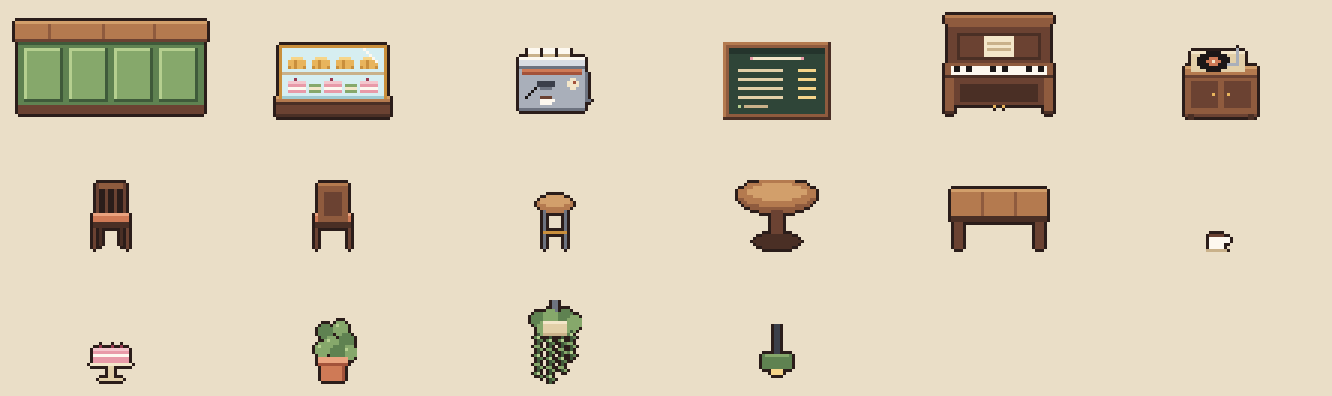
#> input picture art/preview/assets-sheet.png, 2664 x 792 px, given in place of pastry-counter.png, which was not available (shown at 1/2 size)
$ python unify_wood.py
#> lines starting #> are read from the running program, lines starting #| are printed output that depends on the picture; after the words box and inside, x2 and y2 are one past the last pixel; in counts of white or black regions, pixels touching at a corner belong together; pictures that were not available may be replaced by others from this repository, and a replacement may not be noted
"""Snap the wood in the sprites cut from the original onto the café's one wood (WOOD in
draw_room.py), so cut pieces match the drawn ones and the room.

A pixel counts as wood when it's a warm brown (red > green > blue, clearly warm) and not
bright: bright golds, glows and pastries are left alone. Each wood pixel takes the ramp
colour nearest its brightness.

    python3 art/unify_wood.py [name ...]
"""
import os
import sys

import numpy as np
from PIL import Image

from draw_room import WOOD

ART = os.path.dirname(os.path.abspath(__file__))
SPRITES = os.path.join(os.path.dirname(ART), "public", "cafe", "sprites")
CUT = ["pastry-counter",  "chalkboard-menu",
       "framed-picture-tall"]  # not the posters: their gold and browns are the art
RAMP = np.array([[int(v[i : i + 2], 16) for i in (1, 3, 5)] for v in WOOD])
RAMP_LUM = RAMP @ np.array([0.299, 0.587, 0.114])
EDGE = (36, 20, 13)  # the dark outline: keep it


def unify(name):
#> called with name = 'pastry-counter'
    path = os.path.join(SPRITES, f"{name}.png")
    a = np.asarray(Image.open(path).convert("RGBA")).copy()
#> a is the input picture: shape (792, 2664, 4); mean R, G, B, A 217.1, 204.6, 181.3, 255
    r, g, b = (a[..., i].astype(int) for i in range(3))
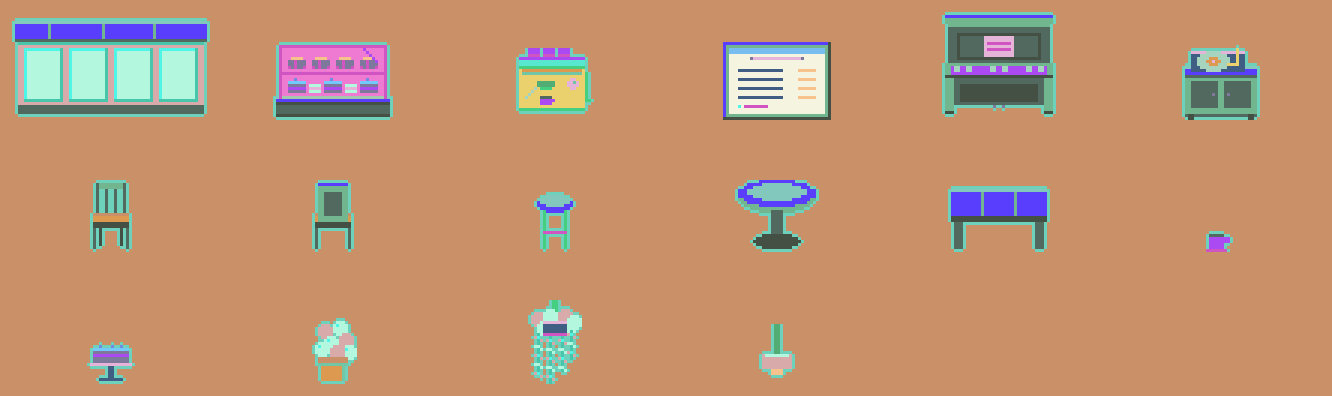
#> r: shape (792, 2664) int64 (shown at 1/2 size); 30 distinct labels, from 28 to 253; one colour per label, 0 black
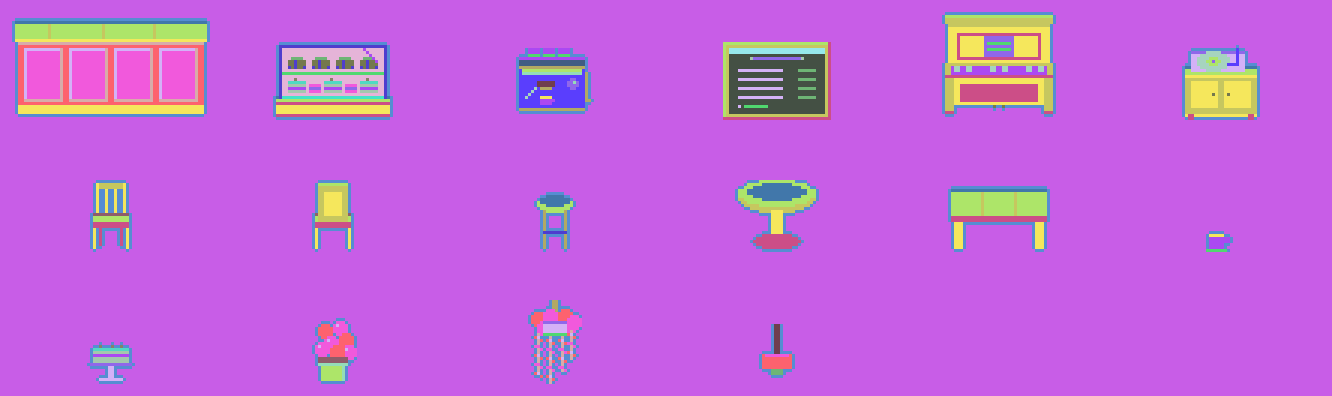
#> g: shape (792, 2664) int64 (shown at 1/2 size); 31 distinct labels, from 23 to 248; one colour per label, 0 black
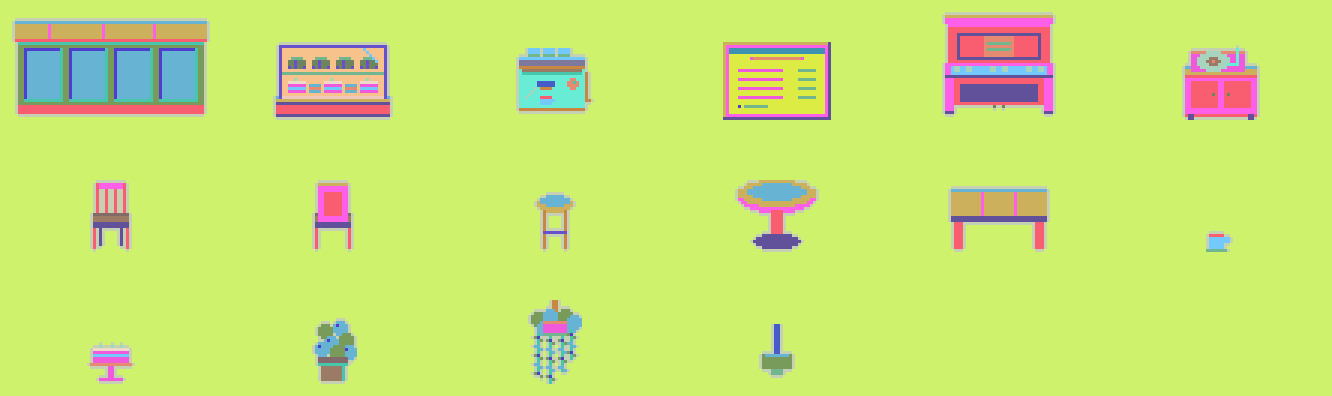
#> b: shape (792, 2664) int64 (shown at 1/2 size); 29 distinct labels, from 23 to 241; one colour per label, 0 black
    lum = 0.299 * r + 0.587 * g + 0.114 * b
    wood = (a[..., 3] > 0) & (r >= g) & (g >= b) & ((r - b) > 18) & (lum < 125) & ~((r == EDGE[0]) & (g == EDGE[1]) & (b == EDGE[2]))
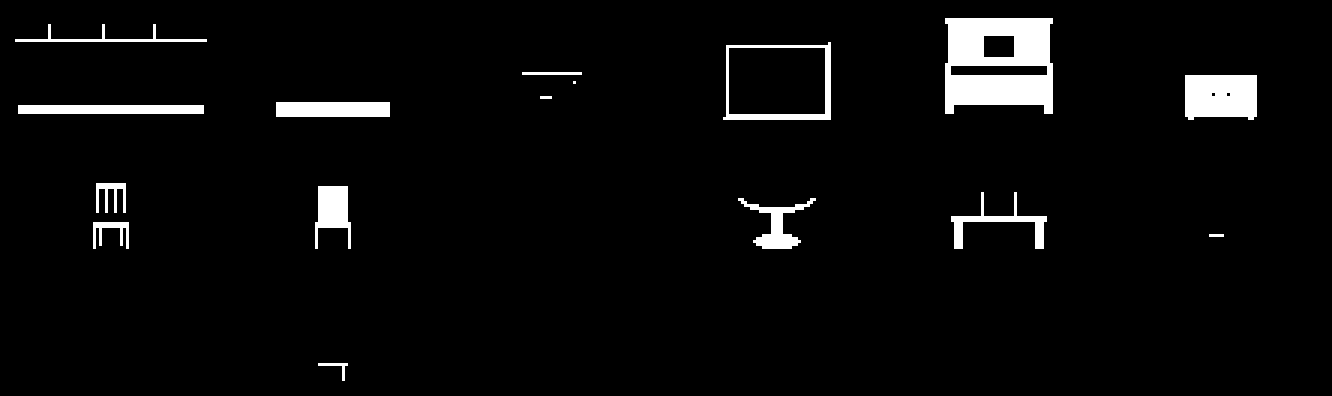
#> wood: shape (792, 2664) bool (shown at 1/2 size); 4.1% white; 16 white regions, largest, box (x1, y1, x2, y2) and area: (1890, 36, 2106, 228) 31320, (2370, 150, 2514, 240) 12168, (552, 204, 780, 234) 6840
    # map the piece's own wood brightness range onto the ramp, so its shading survives
    lo, hi = np.percentile(lum[wood], [3, 97]) if wood.any() else (0, 1)
#> lo = 53.93; hi = 103.2
    t = np.clip((lum - lo) / max(hi - lo, 1), 0, 1)
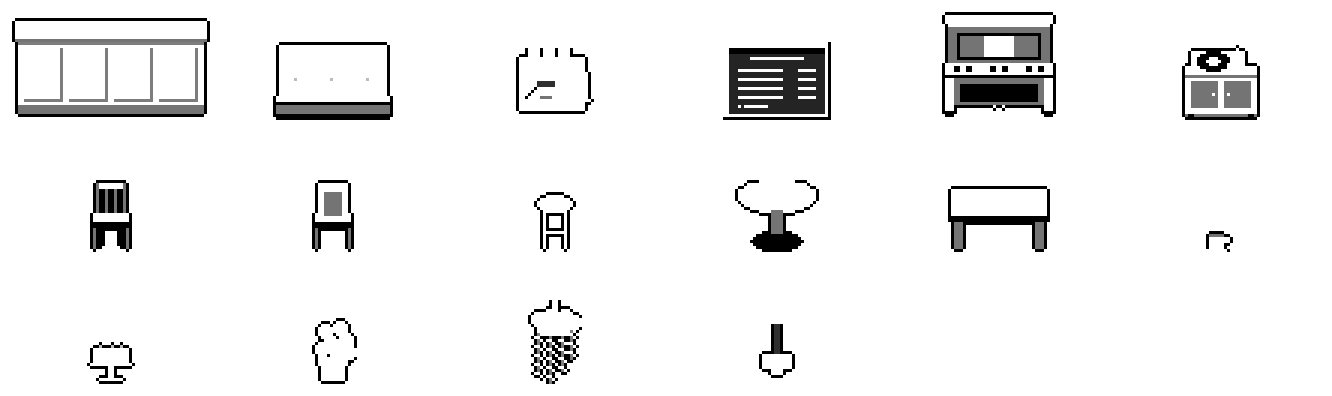
#> t: shape (792, 2664) float64 (shown at 1/2 size); min 0, max 1, mean 0.942
    idx = np.clip(np.round(t * (len(WOOD) - 1)).astype(int), 0, len(WOOD) - 1)
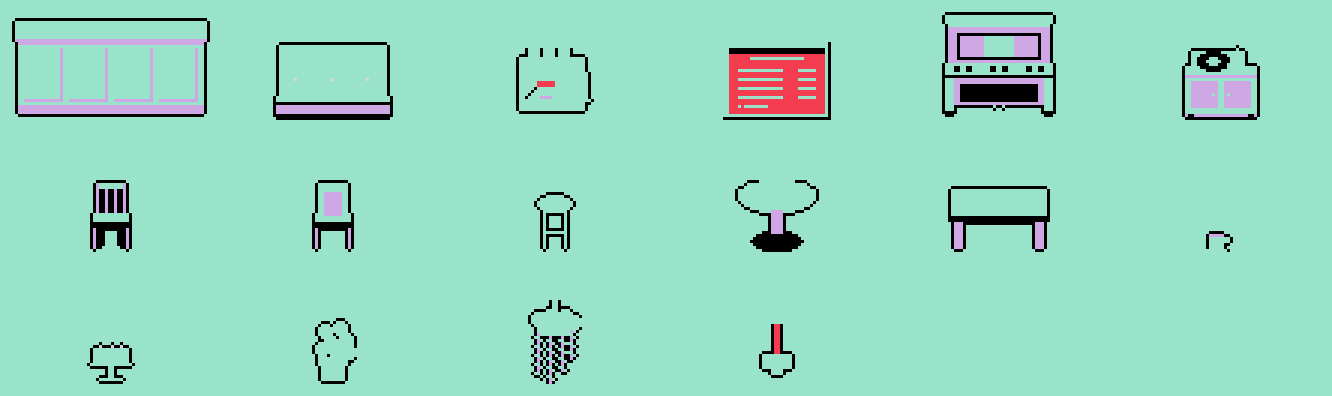
#> idx: shape (792, 2664) int64 (shown at 1/2 size); 5 distinct labels, from 0 to 5; one colour per label, 0 black
    a[..., :3][wood] = RAMP[idx[wood]]
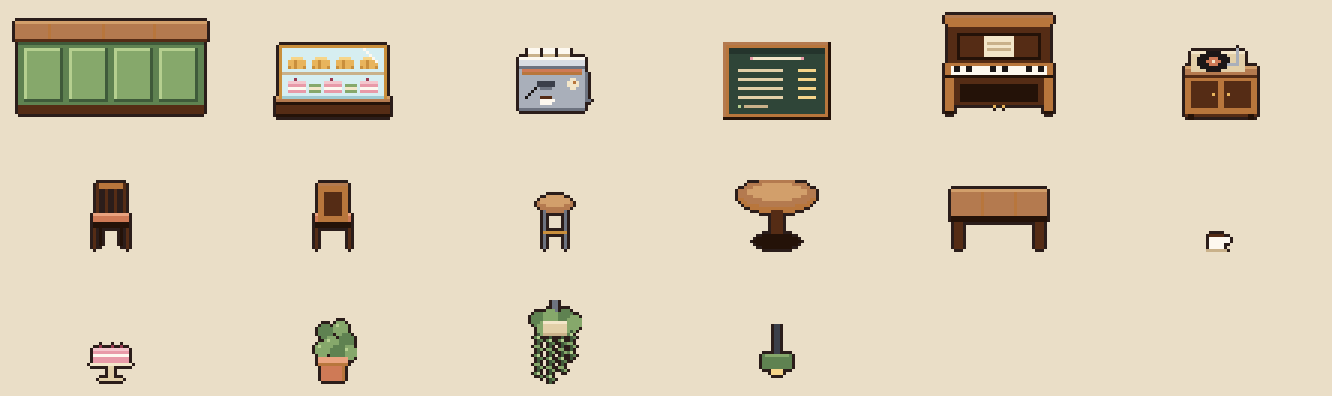
#> a: shape (792, 2664, 4) (shown at 1/2 size); 4.12% of pixels changed, all inside (x1, y1, x2, y2) = (30, 36, 2514, 762)
    Image.fromarray(a).save(path)
    return int(wood.sum())


if __name__ == "__main__":
    for n in sys.argv[1:] or CUT:
        print(f"{n:22s} {unify(n)} wood px")
#> pass 2 of the loop `for n in sys.argv[1:] or CUT:`:
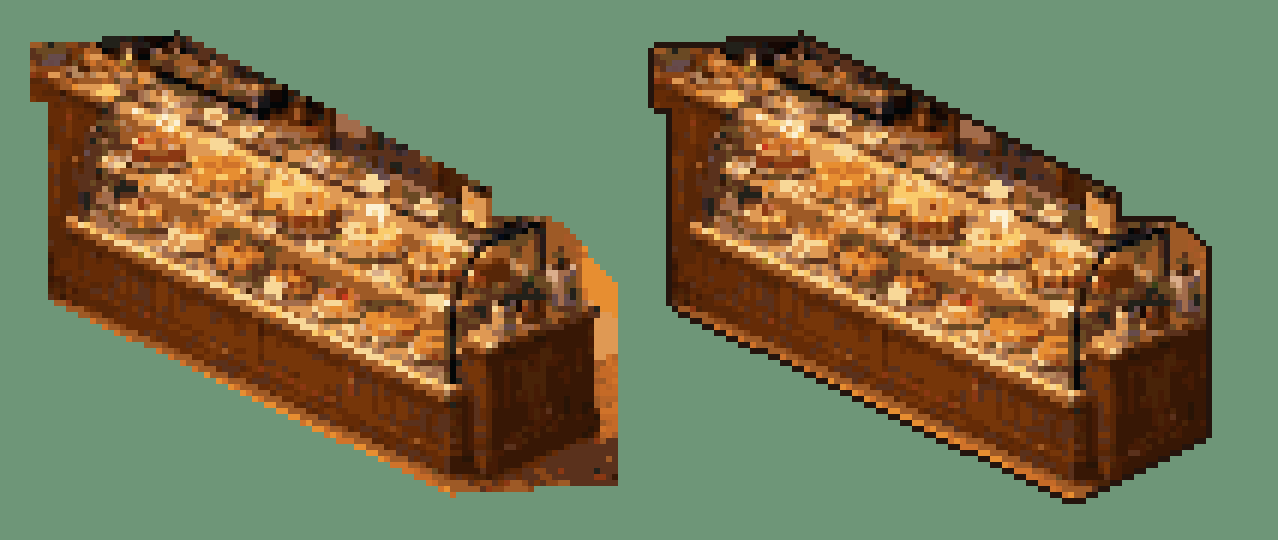
#> input picture art/preview/clean-pastry-counter.png, 1278 x 540 px, given in place of chalkboard-menu.png, which was not available
#> in unify, a is the input picture: shape (540, 1278, 4); mean R, G, B, A 122.1, 116.3, 80.4, 255
#> r: shape (540, 1278) int64; 38 distinct labels, from 3 to 252
#> g: shape (540, 1278) int64; 39 distinct labels, from 6 to 241
#> b: shape (540, 1278) int64; 31 distinct labels, from 4 to 213
#> lum: shape (540, 1278) float64
#> in unify (call 2), `wood = (a[..., 3] > 0) & (r >= g) & (g >= b) & ((r - b) > 18) & (lum <..`:
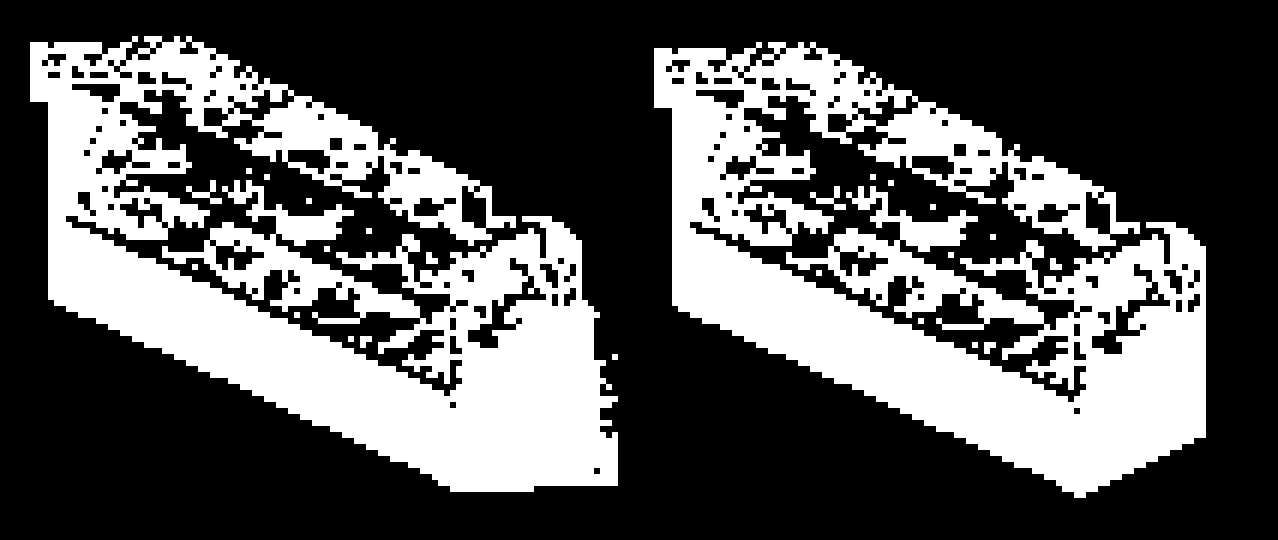
#> wood: shape (540, 1278) bool; 34% white; 25 white regions, largest, box (x1, y1, x2, y2) and area: (30, 36, 618, 492) 120528, (654, 42, 1206, 498) 112608, (186, 180, 222, 204) 288
#> lo = 30.52; hi = 120.5
#> t: shape (540, 1278) float64
#> idx: shape (540, 1278) int64; 6 distinct labels, from 0 to 5
#> in unify (call 2), `a[..., :3][wood] = RAMP[idx[wood]]`:
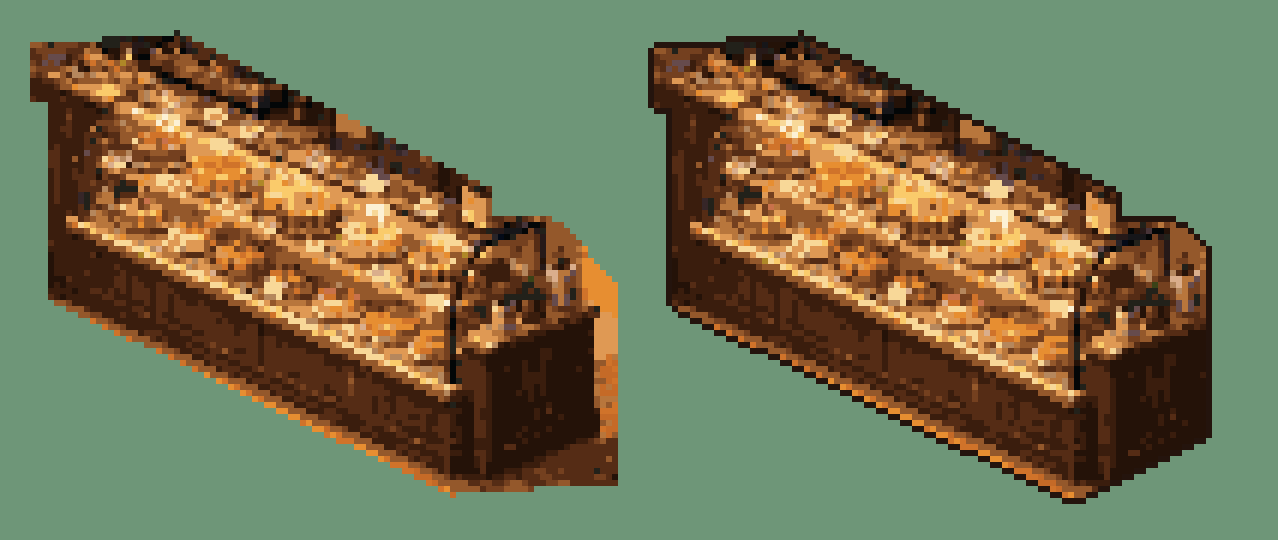
#> a: shape (540, 1278, 4); mean R, G, B, A 117.3, 114.5, 81, 255
